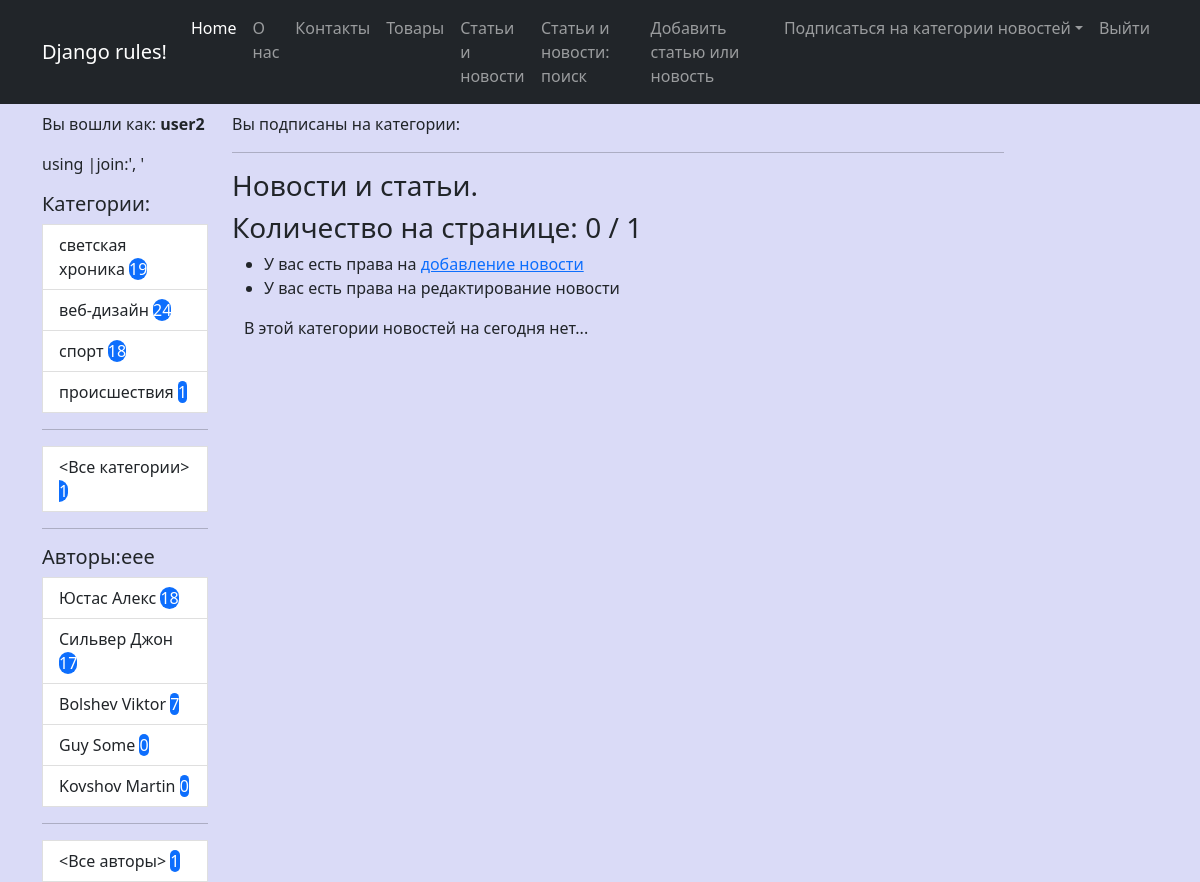
Screenshot of /news/author/4/ (signed in) with the database file from the repository.
### news/models.py (models this page shows, shortened)
class Category(m.Model):
    name = m.CharField(max_length=30, unique=True, verbose_name="Категория")
    user = m.ManyToManyField(User, through='UserCategory')
    def get_absolute_url(self):
        return reverse_lazy('news_by_cat', kwargs = {'pk':self.id})
    class Meta:
        ordering = ['-name']
        verbose_name = "Категория"
        verbose_name_plural = 'Категории'

class Author(m.Model):
    user = m.OneToOneField(User, on_delete=m.CASCADE)
    rating = m.SmallIntegerField(default=0, verbose_name='Рейтинг')
    def get_absolute_url(self):
        return reverse_lazy('news_by_author', kwargs = {'pk':self.id})
    def __str__(self) -> str:
        return f"{self.user.last_name} {self.user.first_name}"

### news/views.py (the view)
# urls.py: path('author/<int:pk>/', NewsByAuthor.as_view(), name='news_by_author'),
class NewsByAuthor(LoginRequiredMixin, CustomContextMixin, ListView):
    model = Post
    template_name = 'news/news.html'
    context_object_name = 'news'
    paginate_by = 3
    def get_queryset(self, **kwargs):
        qs = super().get_queryset(**kwargs)
        return qs.filter(author_id=self.kwargs.get('pk'))

### news/templates/news/news.html (shortened to what this page needs)
{% extends 'base.html' %}
{% load custom_filters %}
{% block content %}
    <hr>
    {% if current_category %}
        <h3>Новости и статьи. Категория <em>{{ current_category }}</em></h3>
        <a href="{% url 'unfollow_category' current_category.pk %}" class="btn btn-secondary">Отписаться от категории</a>
    {% else %}
        <h3>Новости и статьи.</h3>
    {% endif %}
    <h3>Количество на странице: {{ news|length }} / {{ news_count }}</h3>
    <ul>
        {% if perms.news.add_post %}
        <li>У вас есть права на <a href="{% url 'add_news' %}">добавление новоcти</a></li>
        {% endif %}
        {% if perms.news.change_post %}
        <li>У вас есть права на редактирование новости</li>
        {% endif %}
    </ul>
    <div class="container mt-10">
        {% for nws in page_obj %}
        <div class="row">
            <div class="card mb-3" style="width: 80rem;">
                <div class="card header">Категория:
                    <p>
                    {% for cat in nws.categories.all  %}
                        <a href="{{ cat.get_absolute_url }}" class="btn btn-secondary">{{ cat.name }}</a>
                    {% endfor %}
                </p>
                </div>
                <div class="card-body">
                    <h5 class="card-title text-center">
                    {{ nws.title|censor }}
                    </h5>
                    <h5>
                        Автор: <a href="{{ nws.author.get_absolute_url }}">{{ nws.author }}</a>
                    </h5>
                    <p class="card-text">{{ nws.content|censor|truncatewords:50 }}</p>
                    <a href="{{ nws.get_absolute_url }}" class="btn btn-primary">Подробности...</a>
                </div>
                <div class="card-footer">
                    {{ nws.created_dtm|date:'d.m.Y' }}: С момента опубликования прошло {{ nws.created_dtm|timesince }}
                </div>
              </div>
        </div>
        {% empty %}
                    <p class="card-text">В этой категории новостей на сегодня нет...</p>
        {% endfor %}
    </div>
{% endblock content %}

### templates/base.html (shortened to what this page needs)
{% load static %}
{% load custom_filters %}
<!DOCTYPE html>
<html lang="en">
    <head>
        <link href="https://cdn.jsdelivr.net/npm/bootstrap@5.2.1/dist/css/bootstrap.min.css" rel="stylesheet">
        <link href="https://getbootstrap.com/docs/5.2/assets/css/docs.css" rel="stylesheet">
        <link href="{% static 'css/my_style.css' %}" rel="stylesheet" type="text/css">
    </head>
    <body>
        <nav class="navbar navbar-expand-lg navbar-dark bg-dark sticky-lg-top">
            <div class="container">
                <a class="navbar-brand" href="#">Django rules!</a>
                <div class="collapse navbar-collapse" id="navbarSupportedContent">
                    <ul class="navbar-nav ms-auto mb-2 mb-lg-0">
                        <li class="nav-item"><a class="nav-link active" aria-current="page" href="#">Home</a></li>
                        <li class="nav-item"><a class="nav-link" href="/pages/about/">О нас</a></li>
                        <li class="nav-item"><a class="nav-link" href="/pages/contact/">Контакты</a></li>
                        <li class="nav-item"><a class="nav-link" href="/products/">Товары</a></li>
                        <li class="nav-item"><a class="nav-link" href="{% url 'all_news' %}">Статьи и новости</a></li>
                        <li class="nav-item"><a class="nav-link" href="{% url 'search_news' %}">Статьи и новости: поиск</a></li>
                        {% if perms.news.add_post %}
                        <li class="nav-item"><a class="nav-link" href="{% url 'add_news' %}">Добавить статью или новость</a></li>
                        {% endif %}
                        <li class="nav-item dropdown">
                            <a class="nav-link dropdown-toggle" id="navbarDropdown" href="#" role="button" data-bs-toggle="dropdown" aria-expanded="false">
                                Подписаться на категории новостей</a>
                        </li>
                        <li class="nav-item"><a class="nav-link" href="/accounts/logout">Выйти</a></li>
                    </ul>
                </div>
            </div>
        </nav>
        <div class="container">
            <div class="row mt-2">
                <div class="col-lg-2">
                    <p>Вы вошли как: <b>{{ request.user.username }}</b>
                        <p>{{ cats_by_user|join:', '}}</p><span class="comment">using |join:', '</span>
                    </p>
                    {% include 'inc/_sidebar.html' %}
                </div>
                <div class="col-lg-10">
                    <p>Вы подписаны на категории:
                    </p>
                    <div class="col-lg-10 text-start">
                        {% block content %}{% endblock content %}
                    </div>
                </div>
            </div>
        </div>
    </body>
</html>

### templates/inc/_sidebar.html
<div class="list-group">
    <h5>Категории:</h5>
    <div class="col-lt-1">
        {% for cat in categories %}
        <a href="{{ cat.get_absolute_url }}" class="list-group-item list-group-item-action" aria-current="true">
        {{ cat.name }} <span class="'badge rounded-pill text-bg-primary">{{ cat.cnt }}</span>
        </a>
        {% endfor %}
        <hr>
        <a href="{% url 'all_news' %}" class="list-group-item list-group-item-action" aria-current="true">
            <Все категории> <span class="'badge rounded-pill text-bg-primary"> {{ news_count }}</span>
        </a>
    </div>
</div>
<hr>
<h5>Авторы:eee</h5>
<div class="list-group">
    <div class="col-lt-1">
        {% for auth in authors %}
        <a href="{{ auth.get_absolute_url }}" class="list-group-item list-group-item-action" aria-current="true">
        {{ auth }} <span class="'badge rounded-pill text-bg-primary"> {{ auth.cnt }}</span>
        </a>
        {% endfor %}
        <hr>
        <a href="{% url 'all_news' %}" class="list-group-item list-group-item-action" aria-current="true">
            <Все авторы> <span class="'badge rounded-pill text-bg-primary"> {{ news_count }}</span>
        </a>
    </div>
</div>

### static/css/my_style.css (style rules this page uses)
body { background-color: rgb(218, 219, 247); }

### rows the page displays
Category: name "светская хроника", cnt "19"
Category: name "веб-дизайн", cnt "24"
Category: name "спорт", cnt "18"
Category: name "происшествия", cnt "1"
Author: user.first_name "Юстас Алекс", cnt "18"
Author: user.first_name "Сильвер Джон", cnt "17"
Author: user.first_name "Bolshev Viktor", cnt "7"
Author: user.first_name "Guy Some", cnt "0"
Author: user.first_name "Kovshov Martin", cnt "0"

### other values shown
{{ request.user.username }} "user2"
{{ news_count }} "1"
{{ news|length }} "0"
